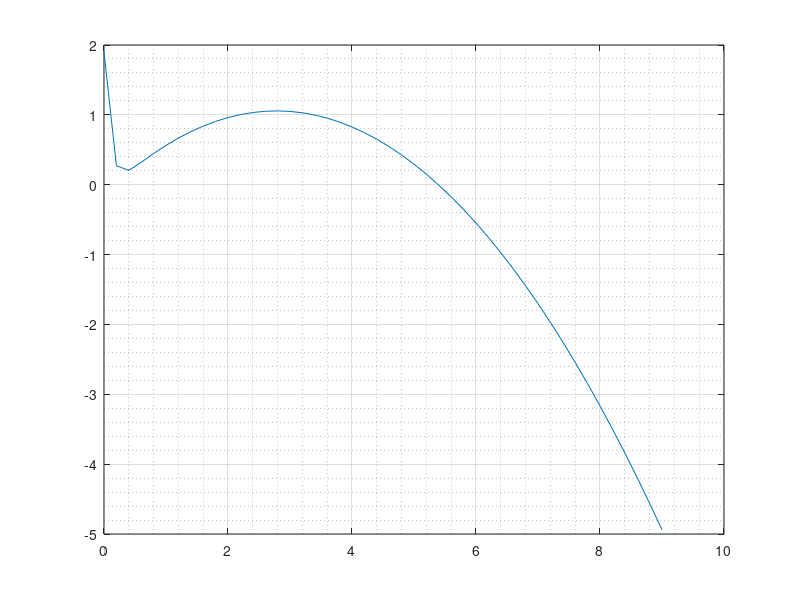

MATLAB code to generate this figure:
a1 = -5.8;
b1 = 4.7;
c1 = -0.9;
d1 = 1.9; %initial condition
x1 = 0; %x1x<e1
e1 = 9; %x1x<e1
h1 = 0.2; %step

function rk = runge(a,b,c,d,x,e,h)
    it = e/h; %number of our iterations
    ANS = ['Our function with a=',num2str(a),' b=',num2str(b),' c=',num2str(c),' with initial condition x=',num2str(d),
         ' where:',num2str(x),'<x<',num2str(e),' and our step h=',num2str(h),'. Number of iterations:',num2str(it)];
    disp(ANS)
    table = zeros((it*5)+1,5);
    xy = zeros(it,3);
    for i=1:it
        r = d;
        sum = 0;
        for j=1:5
            table((i-1)*5+j,1)=i-1;
            if j==1
                table((i-1)*5+j,2)=x;
                table((i-1)*5+j,3)=d;
                f = (a*d + b*x + c*(x^2)) * h;
                sum = sum + f;
                table((i-1)*5+j,4)=f;
                table((i-1)*5+j,5)=f;
            elseif j==2
                d = r + f/2;
                x=x+h/2;
                table((i-1)*5+j,2)=x;
                table((i-1)*5+j,3)=d;
                f = (a*d + b*x + c*(x^2)) * h;
                sum = sum + f;
                table((i-1)*5+j,4)=f;
                table((i-1)*5+j,5)=2*f;
            elseif j==3
                d = r + f/2;
                table((i-1)*5+j,2)=x;
                table((i-1)*5+j,3)=d;
                f = (a*d + b*x + c*(x^2)) * h;
                sum = sum + f;
                table((i-1)*5+j,4)=f;
                table((i-1)*5+j,5)=2*f;
            elseif j==4
                d = r + f;
                x=x+h/2;
                table((i-1)*5+j,3)=d;
                table((i-1)*5+j,2)=x;
                f = (a*d + b*x + c*(x^2)) * h;
                sum = sum + f;
                table((i-1)*5+j,4)=f;
                table((i-1)*5+j,5)=f;
            else
                table((i-1)*5+j,5)=sum/6;
            end
        end
        if i == it
            table((it*5)+1,1) = it;
            table((it*5)+1,2) = x;
            table((it*5)+1,3) = d;
            table((it*5)+1,4) = f;
            table((it*5)+1,5) = sum/6;
        end  
    end
    disp('    step       x          y          f(x,y)     h*f(x,y)')
    disp(table)
    
    for i=1:it+1
        xy(i,1) = i-1;
        xy(i,2) = table(((i-1)*5)+1,2);
        xy(i,3) = table(((i-1)*5)+1,3);
    end
    disp('Table of x and y')
    disp(xy)
    %plotting
    plot(table(1:5:(it*5)+1,2), table(1:5:(it*5)+1,3));
    grid on
    grid minor
    print -dpng some_name.png;
end
%callin out our function
runge(a1,b1,c1,d1,x1,e1,h1)